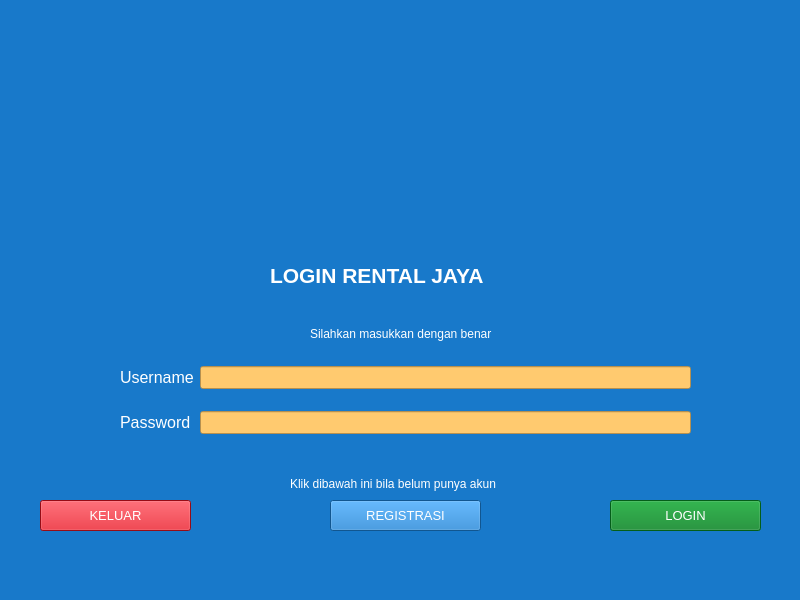
<?xml version="1.0" encoding="UTF-8"?>
<ui version="4.0">
 <class>MainWindow</class>
 <widget class="QMainWindow" name="MainWindow">
  <property name="geometry">
   <rect>
    <x>0</x>
    <y>0</y>
    <width>800</width>
    <height>600</height>
   </rect>
  </property>
  <property name="windowTitle">
   <string>MainWindow</string>
  </property>
  <property name="styleSheet">
   <string notr="true">background-color: rgb(24, 121, 202);</string>
  </property>
  <widget class="QWidget" name="centralwidget">
   <widget class="QLabel" name="label">
    <property name="geometry">
     <rect>
      <x>270</x>
      <y>260</y>
      <width>291</width>
      <height>31</height>
     </rect>
    </property>
    <property name="font">
     <font>
      <pointsize>16</pointsize>
      <weight>75</weight>
      <bold>true</bold>
     </font>
    </property>
    <property name="styleSheet">
     <string notr="true">color: rgb(255, 255, 255);</string>
    </property>
    <property name="text">
     <string>LOGIN RENTAL JAYA</string>
    </property>
   </widget>
   <widget class="QPushButton" name="pushButton_keluar">
    <property name="geometry">
     <rect>
      <x>40</x>
      <y>500</y>
      <width>151</width>
      <height>31</height>
     </rect>
    </property>
    <property name="font">
     <font>
      <pointsize>10</pointsize>
     </font>
    </property>
    <property name="styleSheet">
     <string notr="true">color: rgb(255, 255, 255);
background-color: rgb(212, 17, 30);
</string>
    </property>
    <property name="text">
     <string>KELUAR</string>
    </property>
   </widget>
   <widget class="QPushButton" name="pushButton_login">
    <property name="geometry">
     <rect>
      <x>610</x>
      <y>500</y>
      <width>151</width>
      <height>31</height>
     </rect>
    </property>
    <property name="font">
     <font>
      <pointsize>10</pointsize>
     </font>
    </property>
    <property name="styleSheet">
     <string notr="true">color: rgb(255, 255, 255);
background-color: rgb(6, 131, 35);</string>
    </property>
    <property name="text">
     <string>LOGIN</string>
    </property>
   </widget>
   <widget class="QLabel" name="label_11">
    <property name="geometry">
     <rect>
      <x>0</x>
      <y>-130</y>
      <width>801</width>
      <height>381</height>
     </rect>
    </property>
    <property name="font">
     <font>
      <pointsize>9</pointsize>
     </font>
    </property>
    <property name="styleSheet">
     <string notr="true">color: rgb(255, 255, 255);</string>
    </property>
    <property name="text">
     <string/>
    </property>
    <property name="pixmap">
     <pixmap>../../../Downloads/th.jpg</pixmap>
    </property>
   </widget>
   <widget class="QWidget" name="gridLayoutWidget">
    <property name="geometry">
     <rect>
      <x>120</x>
      <y>350</y>
      <width>571</width>
      <height>101</height>
     </rect>
    </property>
    <property name="font">
     <font>
      <pointsize>12</pointsize>
     </font>
    </property>
    <layout class="QGridLayout" name="gridLayout">
     <item row="1" column="0">
      <widget class="QLabel" name="label_3">
       <property name="font">
        <font>
         <pointsize>12</pointsize>
        </font>
       </property>
       <property name="styleSheet">
        <string notr="true">color: rgb(255, 255, 255);</string>
       </property>
       <property name="text">
        <string>Password</string>
       </property>
      </widget>
     </item>
     <item row="1" column="1">
      <widget class="QLineEdit" name="lineEdit_3">
       <property name="font">
        <font>
         <pointsize>10</pointsize>
        </font>
       </property>
       <property name="styleSheet">
        <string notr="true">background-color: rgb(255, 202, 111);</string>
       </property>
      </widget>
     </item>
     <item row="0" column="0">
      <widget class="QLabel" name="label_2">
       <property name="font">
        <font>
         <pointsize>12</pointsize>
         <weight>50</weight>
         <bold>false</bold>
        </font>
       </property>
       <property name="styleSheet">
        <string notr="true">color: rgb(255, 255, 255);</string>
       </property>
       <property name="text">
        <string>Username</string>
       </property>
      </widget>
     </item>
     <item row="0" column="1">
      <widget class="QLineEdit" name="lineEdit">
       <property name="font">
        <font>
         <pointsize>10</pointsize>
        </font>
       </property>
       <property name="styleSheet">
        <string notr="true">background-color: rgb(255, 202, 111);</string>
       </property>
      </widget>
     </item>
    </layout>
   </widget>
   <widget class="QLabel" name="label_4">
    <property name="geometry">
     <rect>
      <x>310</x>
      <y>320</y>
      <width>221</width>
      <height>27</height>
     </rect>
    </property>
    <property name="font">
     <font>
      <pointsize>9</pointsize>
     </font>
    </property>
    <property name="styleSheet">
     <string notr="true">color: rgb(255, 255, 255);</string>
    </property>
    <property name="text">
     <string>Silahkan masukkan dengan benar</string>
    </property>
   </widget>
   <widget class="QPushButton" name="pushButton_registrasi">
    <property name="geometry">
     <rect>
      <x>330</x>
      <y>500</y>
      <width>151</width>
      <height>31</height>
     </rect>
    </property>
    <property name="font">
     <font>
      <pointsize>10</pointsize>
     </font>
    </property>
    <property name="styleSheet">
     <string notr="true">color: rgb(255, 255, 255);
background-color: rgb(24, 121, 202);</string>
    </property>
    <property name="text">
     <string>REGISTRASI</string>
    </property>
   </widget>
   <widget class="QLabel" name="label_5">
    <property name="geometry">
     <rect>
      <x>290</x>
      <y>470</y>
      <width>251</width>
      <height>27</height>
     </rect>
    </property>
    <property name="font">
     <font>
      <pointsize>9</pointsize>
     </font>
    </property>
    <property name="styleSheet">
     <string notr="true">color: rgb(255, 255, 255);</string>
    </property>
    <property name="text">
     <string>Klik dibawah ini bila belum punya akun</string>
    </property>
   </widget>
  </widget>
  <widget class="QMenuBar" name="menubar">
   <property name="geometry">
    <rect>
     <x>0</x>
     <y>0</y>
     <width>800</width>
     <height>26</height>
    </rect>
   </property>
  </widget>
  <widget class="QStatusBar" name="statusbar"/>
 </widget>
 <resources/>
 <connections/>
</ui>
